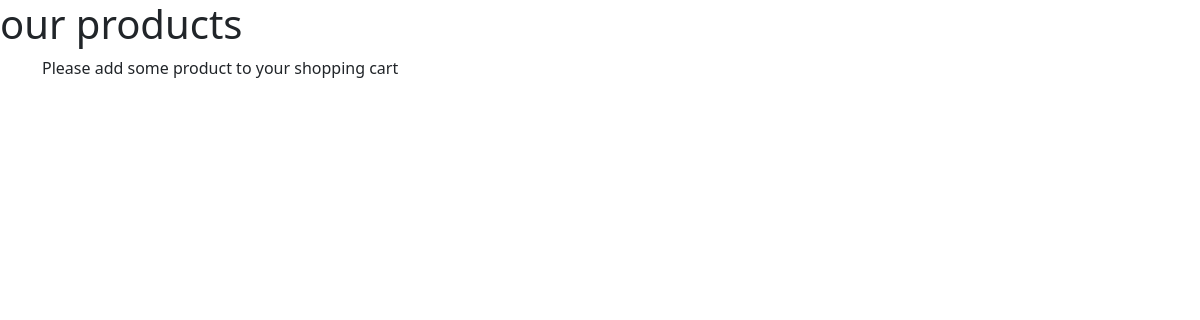
/checkout/ (signed in), run on an earlier commit of the app's database.
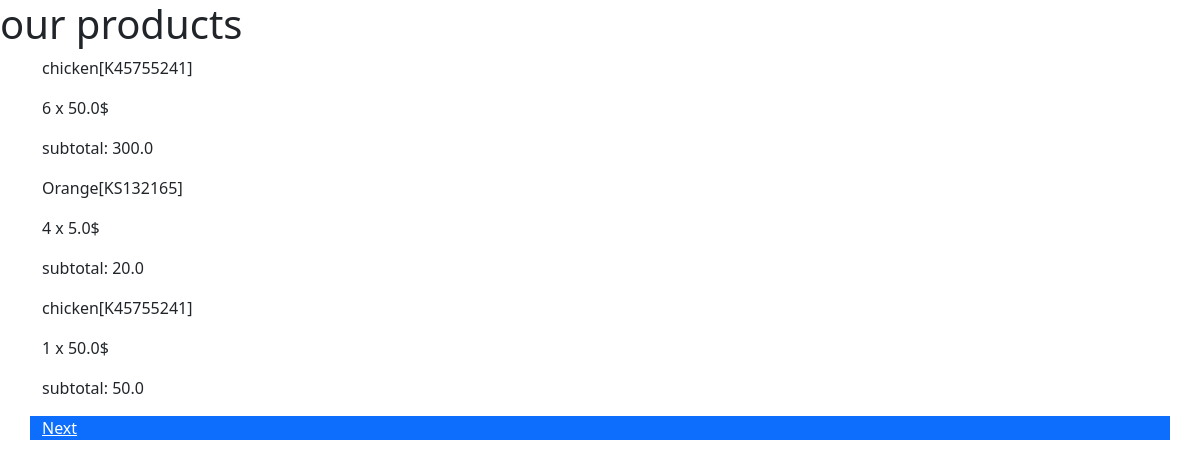
And on a later commit of the database.
### checkout/models.py (models this page shows)
class CheckoutLine(models.Model):
    Checkout = models.ForeignKey(
        'Checkout', on_delete=models.CASCADE
    )
    product = models.ForeignKey(
        'product.Product', on_delete=models.CASCADE
    )
    quantity = models.PositiveBigIntegerField()
    def __str__(self):
        return self.product.name
    def get_sub_total(self):
        return self.product.price * self.quantity

### product/models.py (models this page shows, shortened)
class Product(models.Model):
    name = models.CharField(max_length=225)
    description = models.TextField()
    price = models.FloatField()
    weight = models.FloatField()
    sku = models.CharField(max_length=30, unique=True)
    stock = models.PositiveBigIntegerField()
    brand = models.ForeignKey('Brand', on_delete=models.CASCADE, null=True)
    category = models.ForeignKey('Category', on_delete=models.CASCADE)
    image = models.ImageField(upload_to="product images", blank=True)
    rate = models.Avg()
    slug = models.SlugField(max_length=40)

### checkout/views.py (the view)
# urls.py: path('', checkout_view, name="checkout_index"),
def checkout_view(request):
    is_none = False
    try:
        checkout = get_checkout(request)
    except Checkout.DoesNotExist:
        is_none = True
    if not (request.user.is_authenticated and request.get_signed_cookie('checkout', None) is None) or is_none:
        context = {
            'checkout_line': None
        }
        return TemplateResponse(request, 'checkout/index.html', context)
    checkout = get_checkout(request)
    context = {
        'checkout_line': CheckoutLine.objects.filter(Checkout=checkout),
        'checkout': checkout
    }
    return TemplateResponse(request, 'checkout/index.html', context)

### checkout/views.py (called while the page is built)
def get_checkout(request):
    user = request.user
    if user.is_authenticated:
        return Checkout.objects.get(user=user, email=user.email)
    token = request.get_signed_cookie('checkout')
    return Checkout.objects.get(user=None, token=token)

### templates/checkout/index.html (shortened to what this page needs)
{% load static %}
<html lang="en">
<head>
<link href="https://cdn.jsdelivr.net/npm/bootstrap@5.1.3/dist/css/bootstrap.min.css" rel="stylesheet">
    <link rel="stylesheet" href="{% static "product/style.css" %}">
</head>
<body>
    <h1 class="heading"> our <span>products</span></h1>
    <div class="container">
        <div class="row">
        {% if checkout_line %}
            {% for line in checkout_line %}
                <div>
                    <p>{{ line }}[{{ line.product.sku }}]</p>
                    <p>{{ line.quantity }} x {{ line.product.price }}$</p>
                    <p>subtotal: {{ line.get_sub_total }}</p>
                </div>
            {% endfor %}
            <a class="btn-primary" href="{% url 'checkout:checkout_create_address' %}">Next</a>
            {% else %}
            <p>Please add some product to your shopping cart</p>
{% endif %}
        </div>
    </div>
</body>
</html>

What changed in the data, as far as the page shows it:
added CheckoutLine: product.name "chicken", product.sku "K45755241", quantity "6", product.price "50.0", get_sub_total "300.0"
added CheckoutLine: product.name "Orange", product.sku "KS132165", quantity "4", product.price "5.0", get_sub_total "20.0"
added CheckoutLine: product.name "chicken", product.sku "K45755241", quantity "1", product.price "50.0", get_sub_total "50.0"
Also different on the page:
text no longer shown: "Please add some product to your shopping cart"
text now shown: "Next"
